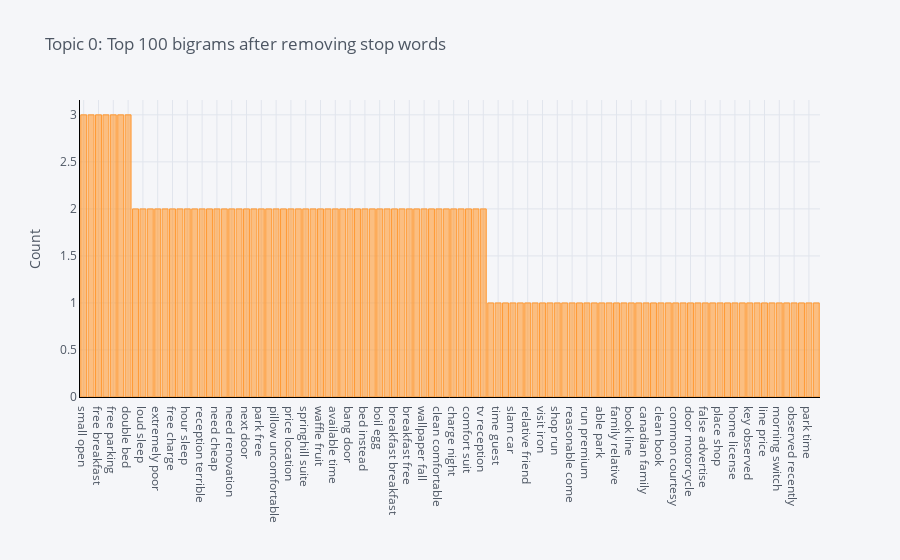

Notebook source saved alongside this figure:
### Code cell
plot_model(model=lda, plot = 'bigram')

### Figure 1 — Plotly figure (JSON) as saved in the notebook; plotly's stock layout.template omitted (floating-point values rounded to 4 significant figures)
{"data": [{"marker": {"color": "rgba(255, 153, 51, 0.6)", "line": {"color": "rgba(255, 153, 51, 1.0)", "width": 1}}, "name": "count", "orientation": "v", "text": "", "type": "bar", "x": ["small open", "base review", "free breakfast", "open door", "free parking", "cheap place", "double bed", "maid service", "loud sleep", "excellent location", "extremely poor", "pretty old", "free charge", "high rating", "hour sleep", "restaurant close", "reception terrible", "advertise free", "need cheap", "need clean", "need renovation", "need update", "next door", "noise level", "park free", "parking fee", "pillow uncomfortable", "place family", "price location", "entire night", "springhill suite", "way small", "waffle fruit", "year old", "available time", "awful need", "bang door", "bed comfortable", "bed instead", "big deal", "boil egg", "breakfast area", "breakfast breakfast", "breakfast coffee", "breakfast free", "thank review", "wallpaper fall", "poor food", "clean comfortable", "thump music", "charge night", "day home", "comfort suit", "choose base", "tv reception", "real enforcement", "time guest", "price reasonable", "slam car", "rarely able", "relative friend", "rule common", "visit iron", "wrinkle false", "shop run", "serve food", "reasonable come", "recently clean", "run premium", "switch day", "able park", "premium outlet", "family relative", "arrive key", "book line", "breakfast morning", "canadian family", "car door", "clean book", "come place", "common courtesy", "disappoint visit", "door motorcycle", "enforcement rule", "false advertise", "food yet", "place shop", "guest slam", "home license", "iron wrinkle", "key observed", "license serve", "line price", "mall canadian", "morning switch", "motorcycle real", "observed recently", "outlet mall", "park time", "yet back"], "y": [3, 3, 3, 3, 3, 3, 3, 2, 2, 2, 2, 2, 2, 2, 2, 2, 2, 2, 2, 2, 2, 2, 2, 2, 2, 2, 2, 2, 2, 2, 2, 2, 2, 2, 2, 2, 2, 2, 2, 2, 2, 2, 2, 2, 2, 2, 2, 2, 2, 2, 2, 2, 2, 2, 2, 1, 1, 1, 1, 1, 1, 1, 1, 1, 1, 1, 1, 1, 1, 1, 1, 1, 1, 1, 1, 1, 1, 1, 1, 1, 1, 1, 1, 1, 1, 1, 1, 1, 1, 1, 1, 1, 1, 1, 1, 1, 1, 1, 1, 1]}], "layout": {"legend": {"bgcolor": "#F5F6F9", "font": {"color": "#4D5663"}}, "paper_bgcolor": "#F5F6F9", "plot_bgcolor": "#F5F6F9", "title": {"font": {"color": "#4D5663"}, "text": "Topic 0: Top 100 bigrams after removing stop words"}, "xaxis": {"gridcolor": "#E1E5ED", "linecolor": "black", "showgrid": true, "tickfont": {"color": "#4D5663"}, "title": {"font": {"color": "#4D5663"}, "text": ""}, "zerolinecolor": "#E1E5ED"}, "yaxis": {"gridcolor": "#E1E5ED", "linecolor": "black", "showgrid": true, "tickfont": {"color": "#4D5663"}, "title": {"font": {"color": "#4D5663"}, "text": "Count"}, "zerolinecolor": "#E1E5ED"}}}
